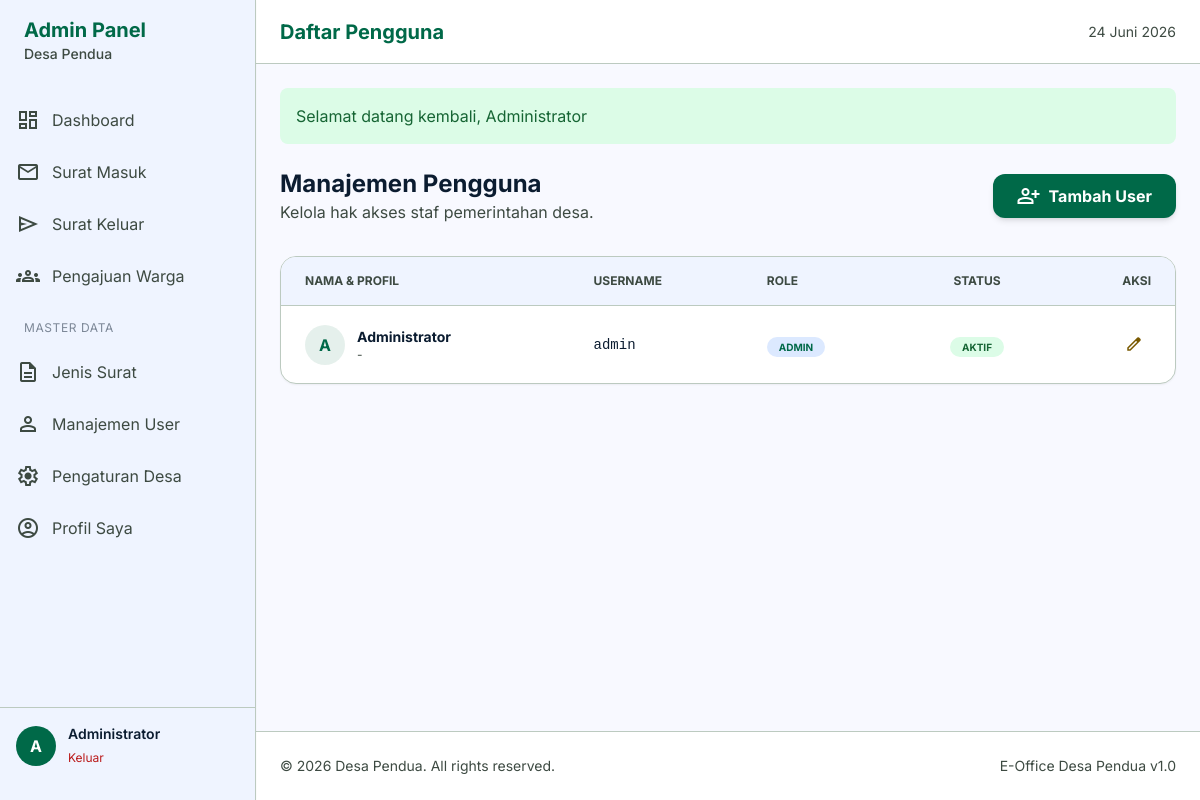
Page /admin/users/index.php (signed in) on the committed database.
### tables this page shows
CREATE TABLE profil_desa (
    id INT PRIMARY KEY DEFAULT 1,
    nama VARCHAR(100) NOT NULL,
    alamat TEXT,
    telepon VARCHAR(20),
    email VARCHAR(100),
    logo VARCHAR(255),
    nama_kades VARCHAR(100),
    nip_kades VARCHAR(50)
);

CREATE TABLE pengguna (
    id INT AUTO_INCREMENT PRIMARY KEY,
    username VARCHAR(50) NOT NULL UNIQUE,
    password VARCHAR(255) NOT NULL,
    nama_lengkap VARCHAR(100) NOT NULL,
    email VARCHAR(100),
    peran_id INT,
    status ENUM('aktif', 'tidak_aktif') DEFAULT 'aktif',
    dibuat_pada TIMESTAMP DEFAULT CURRENT_TIMESTAMP,
    FOREIGN KEY (peran_id) REFERENCES peran(id)
);

CREATE TABLE peran (
    id INT AUTO_INCREMENT PRIMARY KEY,
    nama VARCHAR(50) NOT NULL
);

### includes/functions.php (called while the page is built, shortened)
<?php
require_once __DIR__ . '/../config/database.php';
function base_url($path = '') {
    $protocol = isset($_SERVER['HTTPS']) && $_SERVER['HTTPS'] === 'on' ? "https" : "http";
    $host = $_SERVER['HTTP_HOST'];
    $base = $protocol . "://" . $host . "/";
    return $base . ltrim($path, '/');
}
function get_flash() {
    if (isset($_SESSION['flash'])) {
        $flash = $_SESSION['flash'];
        return $flash;
    }
    return null;
}
function is_logged_in() {
    return isset($_SESSION['user_id']);
}
function get_village_profile() {
    global $pdo;
    $stmt = $pdo->query("SELECT * FROM profil_desa LIMIT 1");
    return $stmt->fetch();
}
function format_date($date) {
    $months = [
        1 => 'Januari', 'Februari', 'Maret', 'April', 'Mei', 'Juni',
        'Juli', 'Agustus', 'September', 'Oktober', 'November', 'Desember'
    ];
    $timestamp = strtotime($date);
    $d = date('d', $timestamp);
    $m = $months[(int)date('m', $timestamp)];
    $y = date('Y', $timestamp);
    return "$d $m $y";
}
?>

### admin/users/index.php (the view, shortened to what this page needs)
<?php
$page_title = "Daftar Pengguna";
require_once __DIR__ . '/../../includes/header.php';
require_once __DIR__ . '/../../includes/sidebar.php';
$stmt = $pdo->query("SELECT u.*, r.nama as role_name FROM pengguna u JOIN peran r ON u.peran_id = r.id ORDER BY u.dibuat_pada DESC");
$users = $stmt->fetchAll();
?>
<div class="flex flex-col md:flex-row md:items-center justify-between gap-4 mb-8">
    <div>
        <h2 class="text-2xl font-bold text-on-surface">Manajemen Pengguna</h2>
        <p class="text-on-surface-variant">Kelola hak akses staf pemerintahan desa.</p>
    </div>
    <a href="<?= base_url('admin/users/tambah.php') ?>" class="bg-primary text-white px-6 py-2.5 rounded-xl flex items-center gap-2 font-bold hover:bg-primary-container transition-all shadow-md">
        <span class="material-symbols-outlined">person_add</span>
        Tambah User
    </a>
</div>
<div class="bg-white rounded-2xl border border-outline-variant shadow-sm overflow-hidden">
    <div class="overflow-x-auto">
        <table class="w-full text-left border-collapse">
            <thead>
                <tr class="bg-surface-container-low border-b border-outline-variant">
                    <th class="px-6 py-4 text-xs font-bold uppercase text-on-surface-variant">Nama & Profil</th>
                    <th class="px-6 py-4 text-xs font-bold uppercase text-on-surface-variant">Username</th>
                    <th class="px-6 py-4 text-xs font-bold uppercase text-on-surface-variant">Role</th>
                    <th class="px-6 py-4 text-xs font-bold uppercase text-on-surface-variant text-center">Status</th>
                    <th class="px-6 py-4 text-xs font-bold uppercase text-on-surface-variant text-right">Aksi</th>
                </tr>
            </thead>
            <tbody class="divide-y divide-outline-variant">
                <?php foreach ($users as $user): ?>
                <tr class="hover:bg-surface-container-low transition-colors group">
                    <td class="px-6 py-4">
                        <div class="flex items-center gap-3">
                            <div class="w-10 h-10 rounded-full bg-primary/10 flex items-center justify-center text-primary font-bold">
                                <?= strtoupper(substr($user['nama_lengkap'], 0, 1)) ?>
                            </div>
                            <div>
                                <p class="font-bold text-sm"><?= $user['nama_lengkap'] ?></p>
                                <p class="text-xs text-on-surface-variant"><?= $user['email'] ?: '-' ?></p>
                            </div>
                        </div>
                    </td>
                    <td class="px-6 py-4 text-sm font-mono"><?= $user['username'] ?></td>
                    <td class="px-6 py-4">
                        <span class="px-3 py-1 rounded-full text-[10px] font-bold uppercase bg-surface-container-high text-primary">
                            <?= $user['role_name'] ?>
                        </span>
                    </td>
                    <td class="px-6 py-4 text-center">
                        <span class="px-3 py-1 rounded-full text-[10px] font-bold uppercase <?= $user['status'] === 'aktif' ? 'bg-green-100 text-green-800' : 'bg-red-100 text-red-800' ?>">
                            <?= $user['status'] === 'aktif' ? 'Aktif' : 'Nonaktif' ?>
                        </span>
                    </td>
                    <td class="px-6 py-4">
                        <div class="flex items-center justify-end gap-2">
                            <a href="<?= base_url('admin/users/edit.php?id=' . $user['id']) ?>" class="p-2 text-secondary hover:bg-secondary/10 rounded-lg" title="Edit">
                                <span class="material-symbols-outlined text-lg">edit</span>
                            </a>
                        </div>
                    </td>
                </tr>
                <?php endforeach; ?>
            </tbody>
        </table>
    </div>
</div>
<?php require_once __DIR__ . '/../../includes/footer.php'; ?>

### includes/sidebar.php
<?php if (is_logged_in()): ?>
<aside class="h-screen w-64 fixed left-0 top-0 bg-surface-container-low border-r border-outline-variant shadow-sm flex flex-col py-4 z-20">
    <div class="px-6 mb-8">
        <h1 class="text-xl text-primary font-bold">Admin Panel</h1>
        <p class="text-sm text-on-surface-variant font-medium"><?= get_village_profile()['nama'] ?></p>
    </div>
    <nav class="flex-1 space-y-1 overflow-y-auto">
        <a class="flex items-center gap-3 px-4 py-3 text-on-surface-variant hover:bg-surface-container-high transition-all" href="<?= base_url('admin/index.php') ?>">
            <span class="material-symbols-outlined">dashboard</span>
            Dashboard
        </a>
        <a class="flex items-center gap-3 px-4 py-3 text-on-surface-variant hover:bg-surface-container-high transition-all" href="<?= base_url('admin/surat-masuk/index.php') ?>">
            <span class="material-symbols-outlined">mail</span>
            Surat Masuk
        </a>
        <a class="flex items-center gap-3 px-4 py-3 text-on-surface-variant hover:bg-surface-container-high transition-all" href="<?= base_url('admin/surat-keluar/index.php') ?>">
            <span class="material-symbols-outlined">send</span>
            Surat Keluar
        </a>
        <a class="flex items-center gap-3 px-4 py-3 text-on-surface-variant hover:bg-surface-container-high transition-all" href="<?= base_url('admin/pengajuan/index.php') ?>">
            <span class="material-symbols-outlined">groups</span>
            Pengajuan Warga
        </a>
        <div class="pt-4 pb-2 px-6 opacity-50 text-xs uppercase tracking-wider">Master Data</div>
        <a class="flex items-center gap-3 px-4 py-3 text-on-surface-variant hover:bg-surface-container-high transition-all" href="<?= base_url('admin/master/jenis-surat.php') ?>">
            <span class="material-symbols-outlined">description</span>
            Jenis Surat
        </a>
        <a class="flex items-center gap-3 px-4 py-3 text-on-surface-variant hover:bg-surface-container-high transition-all" href="<?= base_url('admin/users/index.php') ?>">
            <span class="material-symbols-outlined">person</span>
            Manajemen User
        </a>
        <a class="flex items-center gap-3 px-4 py-3 text-on-surface-variant hover:bg-surface-container-high transition-all" href="<?= base_url('admin/settings/desa.php') ?>">
            <span class="material-symbols-outlined">settings</span>
            Pengaturan Desa
        </a>
        <a class="flex items-center gap-3 px-4 py-3 text-on-surface-variant hover:bg-surface-container-high transition-all" href="<?= base_url('admin/profil.php') ?>">
            <span class="material-symbols-outlined">account_circle</span>
            Profil Saya
        </a>
    </nav>
    <div class="px-4 py-4 border-t border-outline-variant">
        <div class="flex items-center gap-3">
            <div class="w-10 h-10 rounded-full bg-primary flex items-center justify-center text-white font-bold">
                <?= strtoupper(substr($_SESSION['full_name'], 0, 1)) ?>
            </div>
            <div class="overflow-hidden">
                <p class="text-sm font-semibold truncate"><?= $_SESSION['full_name'] ?></p>
                <a href="<?= base_url('logout.php') ?>" class="text-xs text-error hover:underline">Keluar</a>
            </div>
        </div>
    </div>
</aside>
<main class="ml-64 min-h-screen flex flex-col">
    <header class="w-full sticky top-0 z-10 bg-white border-b border-outline-variant flex justify-between items-center h-16 px-6">
        <h2 class="text-xl font-bold text-primary"><?= $page_title ?? 'Dashboard' ?></h2>
        <div class="flex items-center gap-4">
            <span class="text-sm text-on-surface-variant"><?= format_date(date('Y-m-d')) ?></span>
        </div>
    </header>
    <div class="p-6 flex-1">
        <?php $flash = get_flash(); if ($flash): ?>
            <div class="mb-6 p-4 rounded-lg <?= $flash['type'] === 'success' ? 'bg-green-100 text-green-800' : 'bg-red-100 text-red-800' ?>">
                <?= $flash['message'] ?>
            </div>
        <?php endif; ?>
<?php endif; ?>

### includes/footer.php (shortened to what this page needs)
<?php if (is_logged_in()): ?>
    </div>
    <footer class="mt-auto border-t border-outline-variant bg-white py-6 px-6">
        <div class="flex justify-between items-center text-sm text-on-surface-variant">
            <p>&copy; <?= date('Y') ?> <?= get_village_profile()['nama'] ?>. All rights reserved.</p>
            <p>E-Office Desa Pendua v1.0</p>
        </div>
    </footer>
</main>
<?php endif; ?>
</body>
</html>

### includes/header.php (style rules this page uses)
body { font-family: 'Inter', sans-serif; }
.material-symbols-outlined { font-variation-settings: 'FILL' 0, 'wght' 400, 'GRAD' 0, 'opsz' 24; }

### rows in the picture
profil_desa: nama "Desa Pendua"
pengguna: nama_lengkap "A", nama_lengkap "Administrator", email "-", username "admin", peran.nama "ADMIN", status "AKTIF"

### other values in the picture
substr($_SESSION['full_name'], 0, 1) "A"
$_SESSION['full_name'] "Administrator"
$page_title "Daftar Pengguna"
$flash['message'] "Selamat datang kembali, Administrator"
